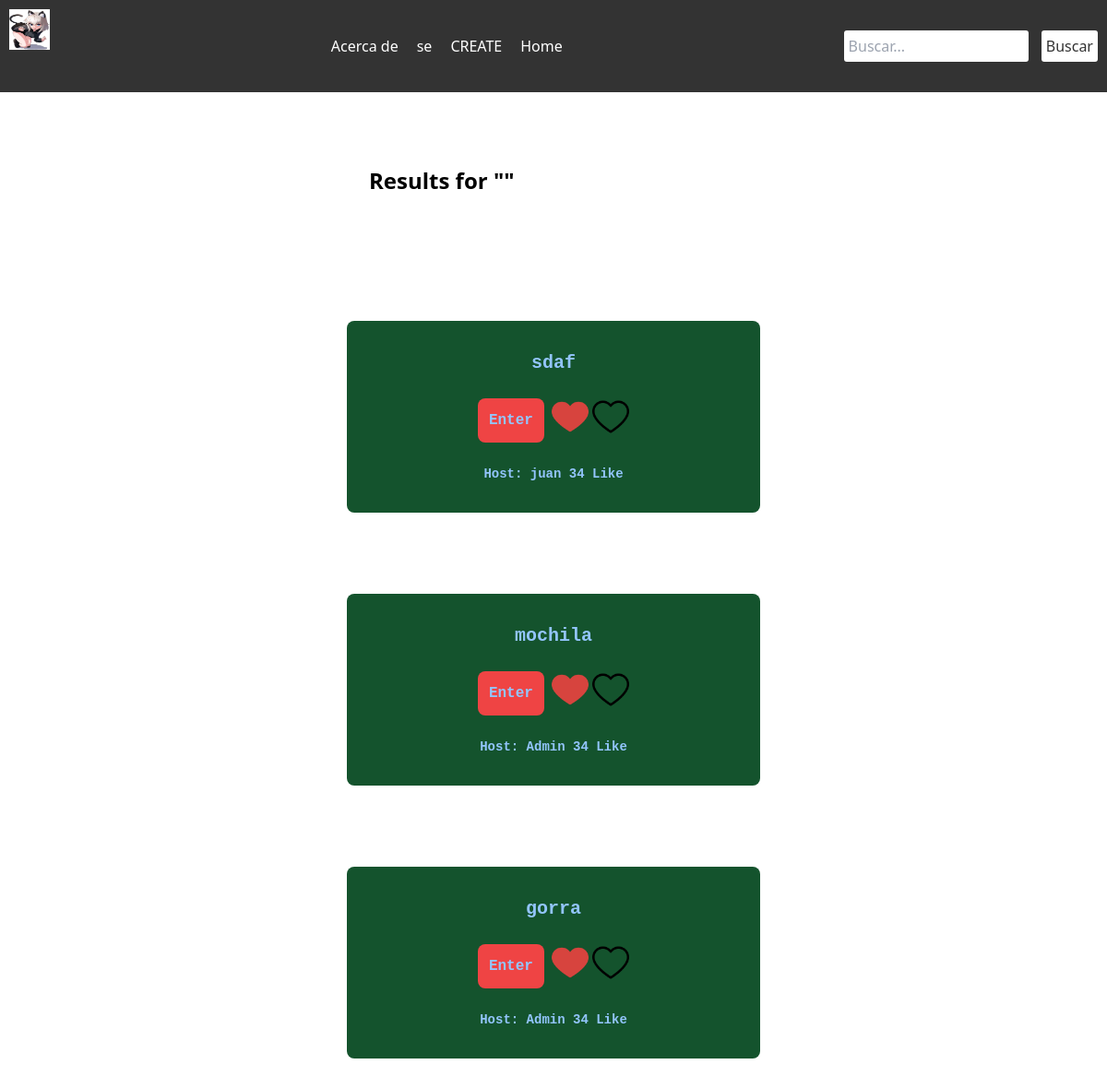
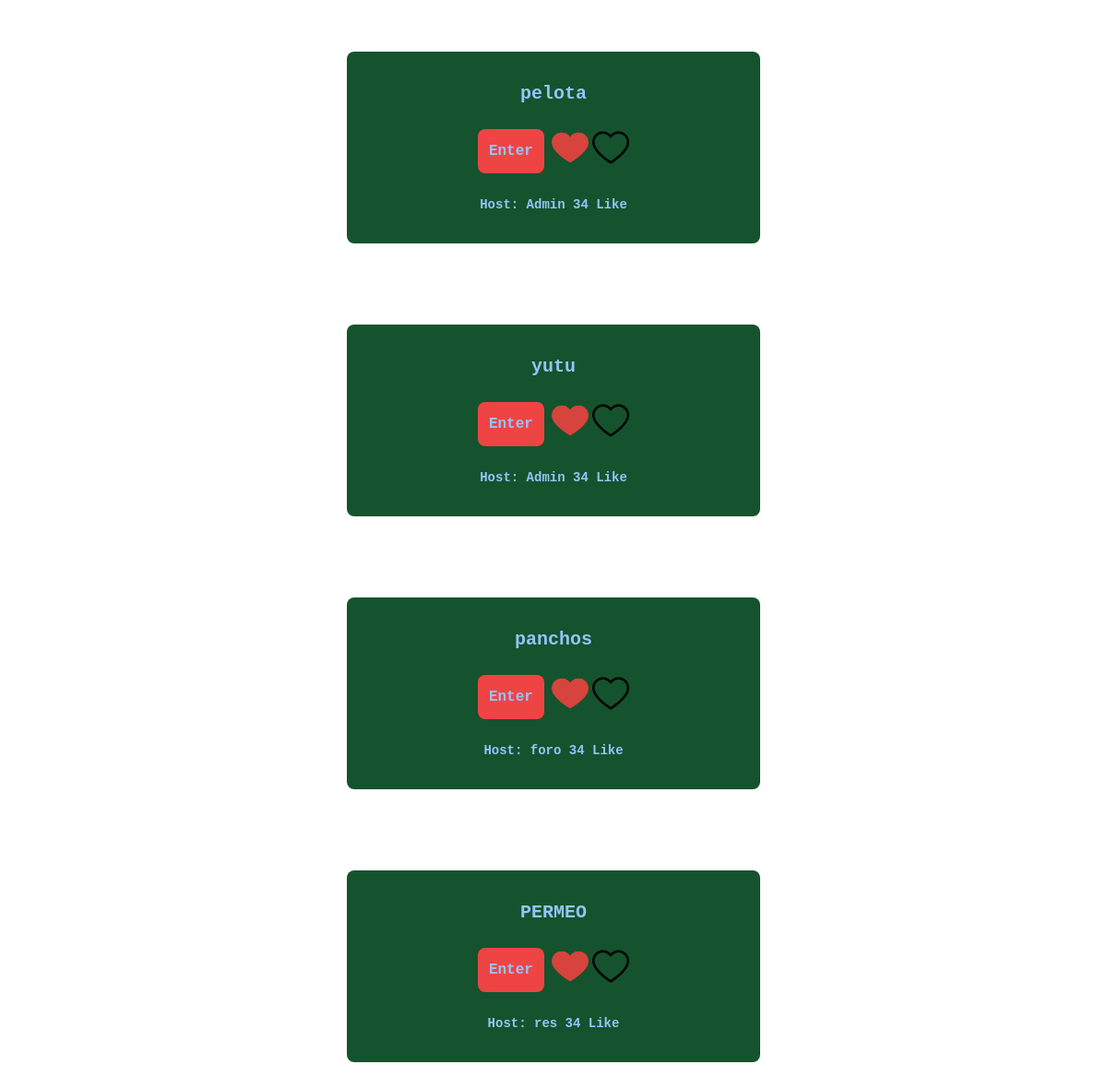
/search/ (signed in), run on the app's committed database (2 pictures, top to bottom).
### users/models.py (models this page shows)
class User(AbstractBaseUser, PermissionsMixin):
    email = models.EmailField(blank=False, max_length=255, unique=True)
    username = models.CharField(unique=True, max_length=60)
    bio = models.TextField(blank=True)
    avatar = models.ImageField(default='avatar.jpg')
    is_active = models.BooleanField(default=True)
    is_superuser = models.BooleanField(default=False)
    is_staff = models.BooleanField(default=False)
    date_joined = models.DateTimeField(default=timezone.now)
    objects = CustomUserManager()
    USERNAME_FIELD = 'email'
    EMAIL_FIELD = 'email'
    REQUIRED_FIELDS = []

### core/models.py (models this page shows, shortened)
class Room(models.Model):
    name = models.CharField(max_length=50)
    user = models.ForeignKey(User, on_delete=models.CASCADE)
    like = models.ManyToManyField(User, related_name="like", default=None, blank=True)
    class Meta:
        ordering = ['-id']

### core/views.py (the view)
# urls.py: path('search/', views.search, name="search"),
@login_required
def search(request ):
    query = request.GET.get('query', '')
    rooms = Room.objects.filter(name__icontains=query)
    return render(request, 'core/search.html', {'query':query, 'rooms':rooms})

### templates/core/search.html (shortened to what this page needs)
{% extends 'index.html' %}
{% load static %}
{% block content %}
<div>
    <div class="mt-6 flex flex-col items-center justify-center px-6 py-8 mx-auto">
        <div class="w-full rounded-lg max-w-md bg-oscuro">
            <div class="p-6 space-y-4">
                <h1 class="text-2xl font-bold mb-6">Results for "{{ query }}"</h1>
            </div>
        </div>
    </div>
    {% for room in rooms %}
    <div class="mt-6 flex flex-col items-center justify-center px-6 py-8 mx-auto">
        <div class="w-full rounded-lg max-w-md bg-green-900">
            <div class="p-6 space-y-4">
                <h1 class="text-xl p-2 text-center font-mono font-semibold text-blue-300">
                    {{ room.name}}
            </h1>
            <div class="flex justify-center">
                    <a href="{% url 'room' room.id %}" class="p-3 font-mono font-semibold text-blue-300 rounded-lg bg-red-500">   Enter  </a>
                    <form class="ml-2" method="POST" action="">
                            <button type="submit">
                                    <img width="40" height="40" src="{% static 'images/heart.png' %}" alt="">
                            </button>
                            <button type="submit">
                                    <img width="40" height="40" src="{% static 'images/love.png' %}" alt="">
                            </button>
                    </form>
            </div>
            <div class="flex justify-center">
                    <p class="text-sm font-mono font-semibold p-2 text-blue-300">
                            Host:
                            <a class="text-sm font-mono hover:text-green-300 font-semibold text-blue-300" href="">
                                    {{ room.user.username }}
                            </a>
                            <span class="font-mono font-semibold text-rosa">
                                    34 Like
                            </span>
                    </p>
            </div>
            </div>
        </div>
    </div>
    {% endfor %}
</div>
{% endblock %}

### templates/navbar.html (shortened to what this page needs)
<nav>
    <div class="logo">
        {% if request.user.is_authenticated %}
        <a href="{% url 'my_profile' %}" class="mr-5">
            <img class="w-11 h-11 rouded-full" src="{{ user.avatar.url }}" alt="{{ user.username}}">
        </a>
        {% endif %}
    </div>
    <div class="menu">
        <ul>
    {% if request.user.is_authenticated %}
            <li><a href="#">Acerca de</a></li>
            <li><a href="{% url 'logout_user' %}">se</a></li>
            <li><a href="{% url 'create_room' %}">CREATE</a></li>
            <li><a href="/">Home</a></li>
    {% else %}
            <li><a href="#">Acerca de</a></li>
            <li><a href="{% url 'register_page' %}">register</a></li>
            <li><a href="{% url 'login_page' %}">login</a></li>
    {% endif %}
        </ul>
    </div>
    <form class="text-gray-900" action="{% url 'search' %}" >
        <div class="search .text-gray-900">
            <input name="query" type="text" placeholder="Buscar...">
            <button type="submit">Buscar</button>
        </div>
    </form>
</nav>

### static/styles/styles.css (style rules this page uses)
nav { display: flex; justify-content: space-between; align-items: center; padding: 10px; background-color: #333; color: #fff; }
.logo a { font-size: 24px; font-weight: bold; text-decoration: none; color: #fff; }
.menu ul { list-style: none; margin: 0; padding: 0; display: flex; }
.menu li { margin: 0 10px; }
.menu a { text-decoration: none; color: #fff; }
.search input[type="text"] { padding: 5px; border: none; border-radius: 3px; width: 200px; }
.search button { padding: 5px; border: none; border-radius: 3px; background-color: #fff; color: #333; margin-left: 10px; }

### templates/navbar.html (style rules this page uses)
nav { display: flex; justify-content: space-between; align-items: center; padding: 10px; background-color: #333; color: #fff; }
.logo a { font-size: 24px; font-weight: bold; text-decoration: none; color: #fff; }
.menu ul { list-style: none; margin: 0; padding: 0; display: flex; }
.menu li { margin: 0 10px; }
.menu a { text-decoration: none; color: #fff; }
.search input[type="text"] { padding: 5px; border: none; border-radius: 3px; width: 200px; }
.search button { padding: 5px; border: none; border-radius: 3px; background-color: #fff; color: #333; margin-left: 10px; }

### data on the page
User: avatar (picture)
Room: name "sdaf", user.username "juan"
Room: name "mochila", user.username "Admin"
Room: name "gorra", user.username "Admin"
Room: name "pelota", user.username "Admin"
Room: name "yutu", user.username "Admin"
Room: name "panchos", user.username "foro"
Room: name "PERMEO", user.username "res"
